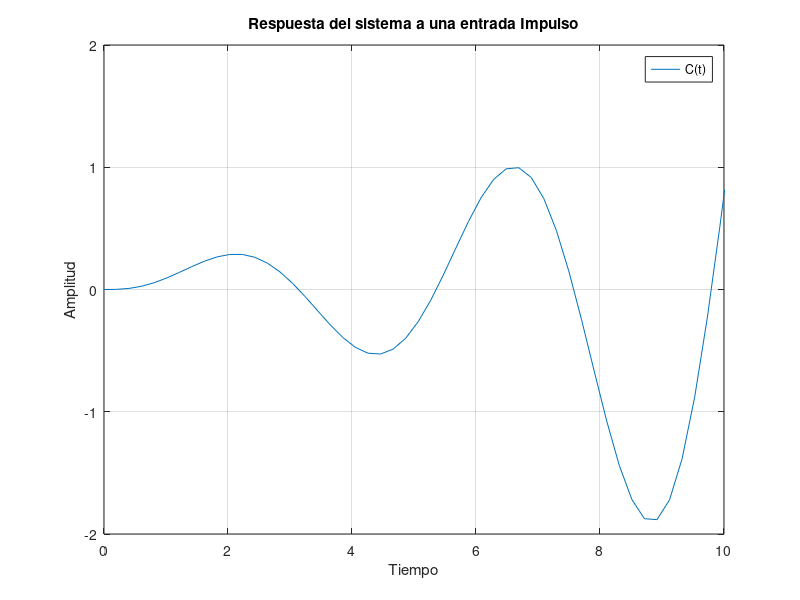
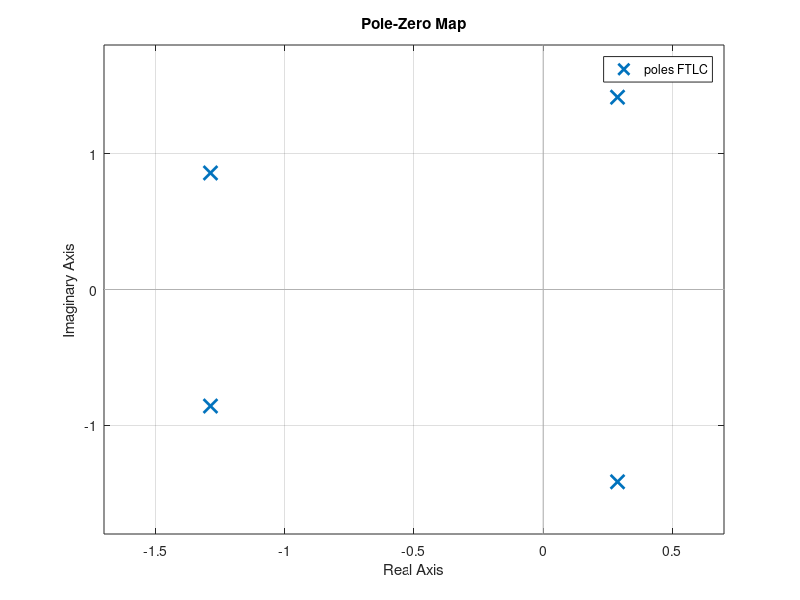

Source code (MATLAB) for these figures, in order:
%% Criterio de Estabilidad de Routh
clc
num=[1];
den=[1 2 3 4 5];
FTLC = tf(num,den)

figure(1)
impulse(FTLC)
xlim([0 10])
ylim([-2 2])
title('Respuesta del sistema a una entrada Impulso')
ylabel('Amplitud')
xlabel('Tiempo')
legend('C(t)')

figure(2)
pzmap(FTLC)%%Devuelve los polos y ceros
